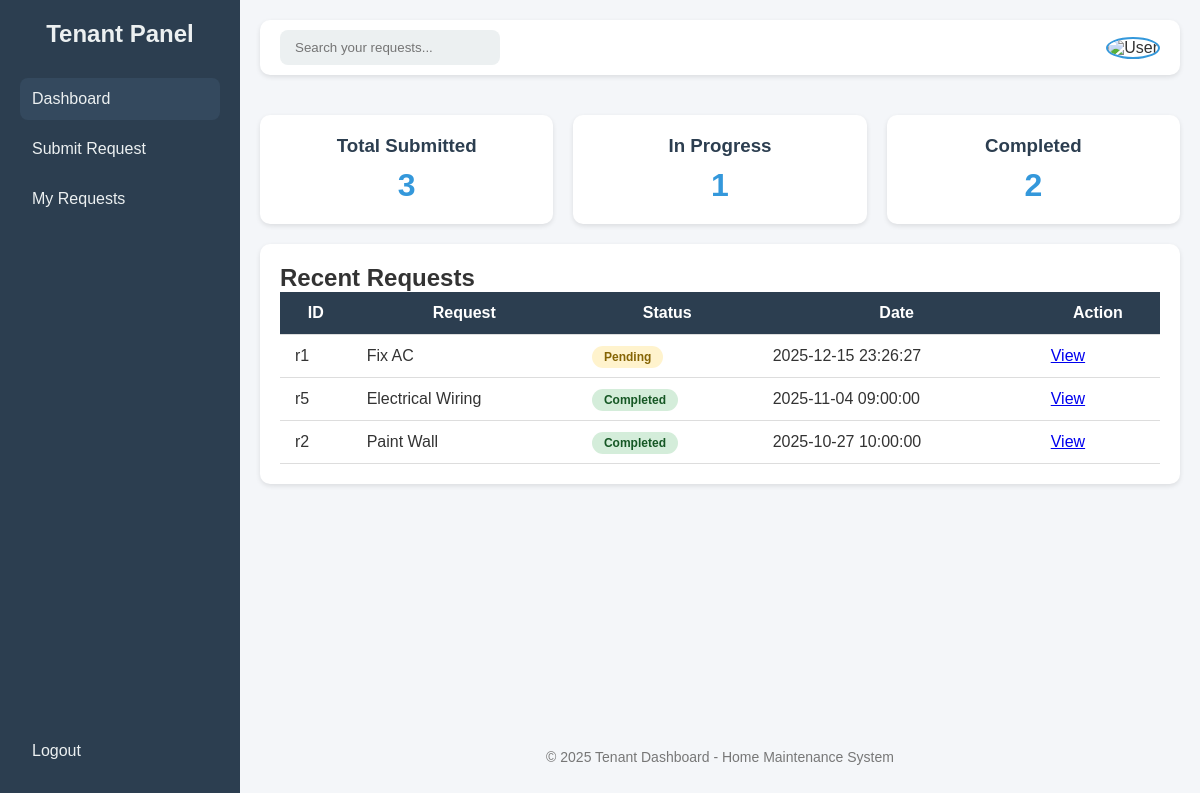
The page /tenant/dashboard (signed in) on the database as committed earlier.
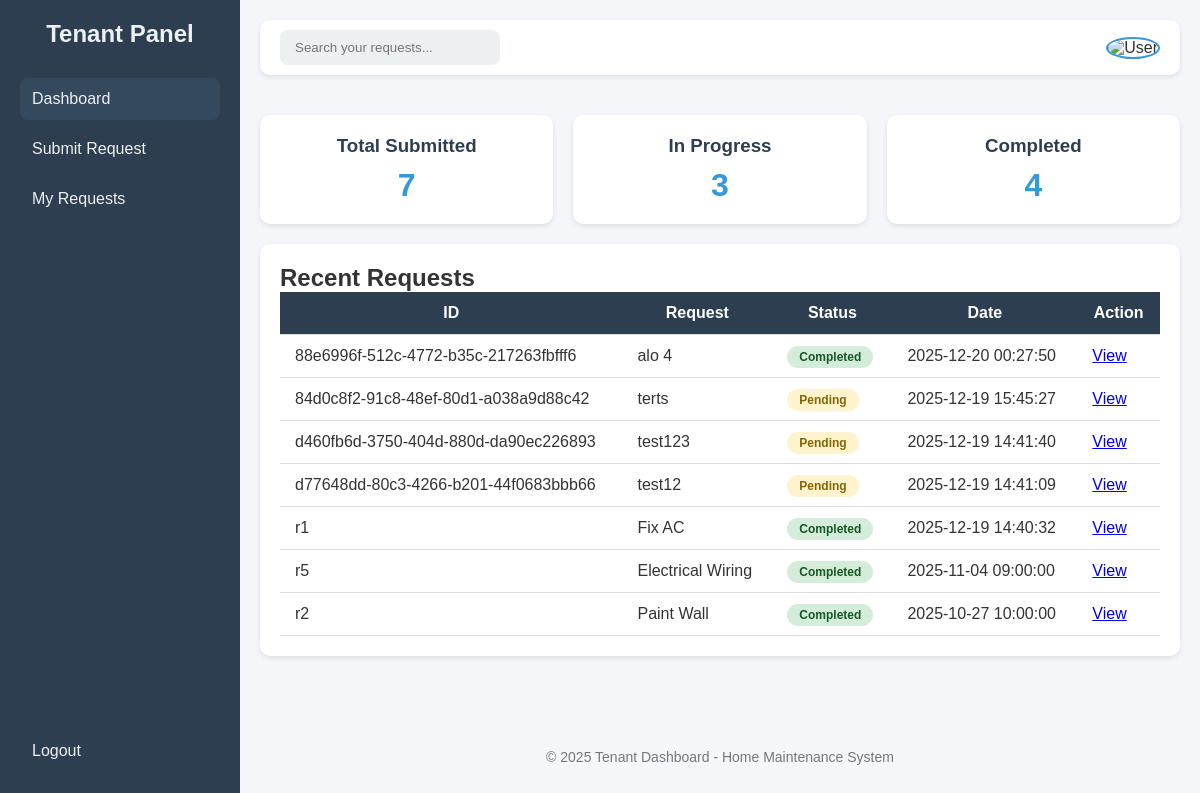
The same page on the database as committed later.
### tables this page shows
CREATE TABLE requests (
        id TEXT PRIMARY KEY,
        title TEXT,
        description TEXT,
        status TEXT,
        assigned_to TEXT,
        date TEXT,
        user_id TEXT,
        FOREIGN KEY(user_id) REFERENCES users(id),
        FOREIGN KEY(assigned_to) REFERENCES users(id)
    );

### app.py (the view)
@app.route('/tenant/dashboard')
@Role_Authentication(["tenant"])
def tenant_dashboard():
    tenant_id = session.get('User_id')
    search = request.args.get('search', '')
    conn = get_db_connection()
    total = conn.execute(
        "SELECT COUNT(*) FROM requests WHERE user_id = ?", (tenant_id,)
    ).fetchone()[0]
    in_progress = conn.execute(
        "SELECT COUNT(*) FROM requests WHERE user_id = ? AND status IN ('Pending', 'In Progress')", (tenant_id,)
    ).fetchone()[0]
    completed = conn.execute(
        "SELECT COUNT(*) FROM requests WHERE user_id = ? AND status='Completed'", (tenant_id,)
    ).fetchone()[0]
    query = "SELECT id, title, status, date FROM requests WHERE user_id = ?"
    params = [tenant_id]
    if search:
        query += " AND title LIKE ?"
        params.append(f'%{search}%')
    query += " ORDER BY date DESC LIMIT 10"
    recent = conn.execute(query, params).fetchall()
    conn.close()
    return render_template('tenant_dashboard.html', total=total, in_progress=in_progress,
                           completed=completed, recent=recent, search=search)

### app.py (called while the page is built)
def get_db_connection():
    conn = sqlite3.connect(DB_NAME)
    conn.row_factory = sqlite3.Row
    return conn

def Role_Authentication(allowed_roles):
    def decorator(f):
        @wraps(f)
        def decorated_function(*args, **Kwargs):
            if 'role' not in session:
                flash('Access denied. Please log in.')
                return redirect(url_for("login"))
            if session['role'] not in allowed_roles:
                flash('Access denied. Insufficient privileges.')
                return redirect(url_for("dashboard"))
            return f(*args, **Kwargs)
        return decorated_function
    return decorator

### templates/tenant_dashboard.html (shortened to what this page needs)
<!DOCTYPE html>
<html lang="en">
<head>
</head>
<body>
    <div class="sidebar">
        <div>
            <h2>Tenant Panel</h2>
            <a href="{{ url_for('tenant_dashboard') }}" class="active">Dashboard</a>
            <a href="{{ url_for('submit_request') }}">Submit Request</a>
            <a href="{{ url_for('tenant_all_requests') }}">My Requests</a>
        </div>
        <div>
            <a href="{{ url_for('logout') }}">Logout</a>
        </div>
    </div>
    <div class="main">
        <div class="top-bar">
            <form action="{{ url_for('tenant_dashboard') }}" method="GET" class="search-bar">
                <input type="text" name="search" placeholder="Search your requests..." value="{{ search }}">
            </form>
            <div class="user-actions">
                <img src="https://cdn-icons-png.flaticon.com/512/847/847969.png" alt="User" class="user-logo" />
            </div>
        </div>
        <div class="stats">
            <div class="card">
                <h3>Total Submitted</h3>
                <p>{{ total }}</p>
            </div>
            <div class="card">
                <h3>In Progress</h3>
                <p>{{ in_progress }}</p>
            </div>
            <div class="card">
                <h3>Completed</h3>
                <p>{{ completed }}</p>
            </div>
        </div>
        <div class="content-section">
            <h2>Recent Requests</h2>
            <table>
                <thead>
                    <tr>
                        <th>ID</th>
                        <th>Request</th>
                        <th>Status</th>
                        <th>Date</th>
                        <th>Action</th>
                    </tr>
                </thead>
                <tbody>
                    {% if recent %}
                        {% for req in recent %}
                        <tr>
                            <td>{{ req.id }}</td>
                            <td>{{ req.title }}</td>
                            <td>
                                {% if req.status == "Pending" %}
                                    <span class="status-badge status-pending">Pending</span>
                                {% elif req.status == "Completed" %}
                                    <span class="status-badge status-completed">Completed</span>
                                {% else %}
                                    <span class="status-badge status-in-progress">In Progress</span>
                                {% endif %}
                            </td>
                            <td>{{ req.date }}</td>
                            <td>
                                <a href="{{ url_for('view_single_request', req_id=req.id) }}">View</a>
                            </td>
                        </tr>
                        {% endfor %}
                    {% else %}
                        <tr>
                            <td colspan="5" style="text-align:center; color:#888;">No requests found.</td>
                        </tr>
                    {% endif %}
                </tbody>
            </table>
        </div>
        <footer>
            <p>&copy; 2025 Tenant Dashboard - Home Maintenance System</p>
        </footer>
    </div>
</body>
</html>

Rows that differ between the two databases and show on the page:
added requests: id "88e6996f-512c-4772-b35c-217263fbfff6", title "alo 4", status "Completed", date "2025-12-20 00:27:50"
added requests: id "84d0c8f2-91c8-48ef-80d1-a038a9d88c42", title "terts", status "Pending", date "2025-12-19 15:45:27"
added requests: id "d460fb6d-3750-404d-880d-da90ec226893", title "test123", status "Pending", date "2025-12-19 14:41:40"
added requests: id "d77648dd-80c3-4266-b201-44f0683bbb66", title "test12", status "Pending", date "2025-12-19 14:41:09"
changed requests "Fix AC": date "2025-12-15 23:26:27" → "2025-12-19 14:40:32"; status "Pending" → "Completed"
Other text that changed with them:
{{ total }}: "3" → "7"
{{ in_progress }}: "1" → "3"
{{ completed }}: "2" → "4"
